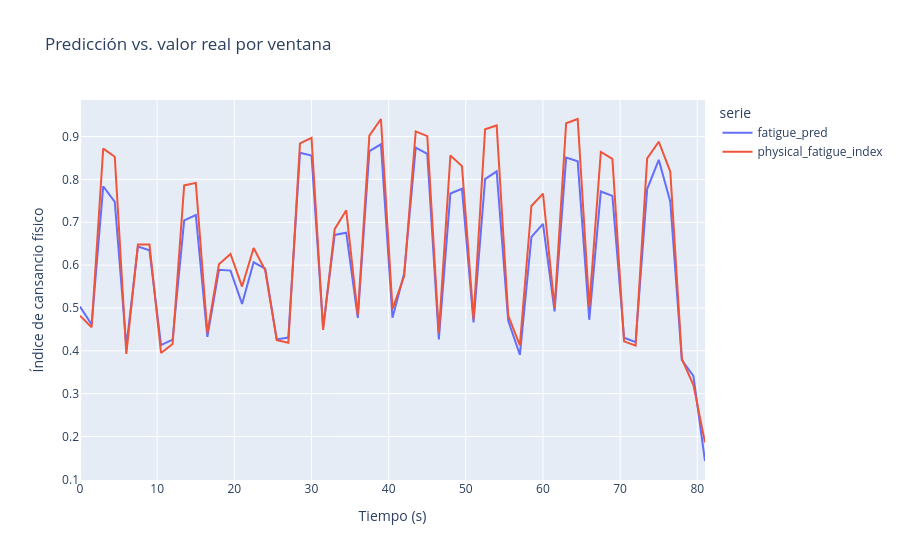

Write notebook code for a chart like this one.
### Markdown cell above
### 4. Visualizaciones

Comparación temporal y análisis de dispersión entre `fatigue_pred` y `physical_fatigue_index`

### Code cell
import plotly.express as px

if "physical_fatigue_index" in pred_df.columns and not pred_df["physical_fatigue_index"].isna().all():
    long_df = pred_df.melt(
        id_vars=["start_s"],
        value_vars=["fatigue_pred", "physical_fatigue_index"],
        var_name="serie",
        value_name="valor",
    )
else:
    long_df = pred_df[["start_s", "fatigue_pred"]].assign(serie="fatigue_pred", valor=pred_df["fatigue_pred"])

fig = px.line(
    long_df,
    x="start_s",
    y="valor",
    color="serie",
    title="Predicción vs. valor real por ventana",
)
fig.update_layout(xaxis_title="Tiempo (s)", yaxis_title="Índice de cansancio físico")
fig.show()

### Figure 1 — Plotly figure (JSON) as saved in the notebook; plotly's stock layout.template omitted (floating-point values rounded to 4 significant figures)
{"data": [{"hovertemplate": "serie=fatigue_pred<br>start_s=%{x}<br>valor=%{y}<extra></extra>", "legendgroup": "fatigue_pred", "line": {"color": "#636efa", "dash": "solid"}, "marker": {"symbol": "circle"}, "mode": "lines", "name": "fatigue_pred", "orientation": "v", "showlegend": true, "type": "scatter", "x": [0.0, 1.509, 3.008, 4.507, 6.006, 7.505, 9.004, 10.5, 12.0, 13.5, 15.01, 16.51, 18.01, 19.51, 21.01, 22.5, 24.0, 25.5, 27.0, 28.51, 30.01, 31.51, 33.01, 34.51, 36.0, 37.5, 39.0, 40.5, 42.01, 43.51, 45.01, 46.51, 48.01, 49.5, 51.0, 52.5, 54.0, 55.5, 57.01, 58.51, 60.01, 61.51, 63.0, 64.5, 66.0, 67.5, 69.0, 70.51, 72.01, 73.51, 75.01, 76.51, 78.0, 79.5, 81.0], "xaxis": "x", "y": [0.5033, 0.4613, 0.7841, 0.7477, 0.4102, 0.6433, 0.6345, 0.4134, 0.4263, 0.7044, 0.717, 0.4327, 0.5893, 0.5872, 0.5095, 0.6065, 0.592, 0.4266, 0.4309, 0.8622, 0.8555, 0.4539, 0.6705, 0.6757, 0.477, 0.8661, 0.882, 0.4774, 0.5804, 0.8744, 0.8599, 0.4267, 0.7673, 0.7783, 0.466, 0.8009, 0.8188, 0.4701, 0.3907, 0.666, 0.6961, 0.492, 0.8508, 0.8422, 0.4724, 0.7719, 0.7617, 0.4304, 0.4203, 0.7776, 0.8459, 0.7478, 0.3783, 0.3412, 0.1429], "yaxis": "y"}, {"hovertemplate": "serie=physical_fatigue_index<br>start_s=%{x}<br>valor=%{y}<extra></extra>", "legendgroup": "physical_fatigue_index", "line": {"color": "#EF553B", "dash": "solid"}, "marker": {"symbol": "circle"}, "mode": "lines", "name": "physical_fatigue_index", "orientation": "v", "showlegend": true, "type": "scatter", "x": [0.0, 1.509, 3.008, 4.507, 6.006, 7.505, 9.004, 10.5, 12.0, 13.5, 15.01, 16.51, 18.01, 19.51, 21.01, 22.5, 24.0, 25.5, 27.0, 28.51, 30.01, 31.51, 33.01, 34.51, 36.0, 37.5, 39.0, 40.5, 42.01, 43.51, 45.01, 46.51, 48.01, 49.5, 51.0, 52.5, 54.0, 55.5, 57.01, 58.51, 60.01, 61.51, 63.0, 64.5, 66.0, 67.5, 69.0, 70.51, 72.01, 73.51, 75.01, 76.51, 78.0, 79.5, 81.0], "xaxis": "x", "y": [0.482, 0.455, 0.872, 0.853, 0.393, 0.648, 0.648, 0.395, 0.416, 0.786, 0.792, 0.442, 0.602, 0.626, 0.55, 0.64, 0.588, 0.425, 0.419, 0.884, 0.897, 0.449, 0.684, 0.728, 0.483, 0.902, 0.941, 0.498, 0.574, 0.912, 0.901, 0.442, 0.856, 0.831, 0.474, 0.917, 0.926, 0.482, 0.413, 0.738, 0.767, 0.501, 0.931, 0.941, 0.502, 0.864, 0.848, 0.422, 0.412, 0.849, 0.888, 0.818, 0.381, 0.32, 0.186], "yaxis": "y"}], "layout": {"legend": {"title": {"text": "serie"}, "tracegroupgap": 0}, "title": {"text": "Predicción vs. valor real por ventana"}, "xaxis": {"anchor": "y", "domain": [0, 1], "title": {"text": "Tiempo (s)"}}, "yaxis": {"anchor": "x", "domain": [0, 1], "title": {"text": "Índice de cansancio físico"}}}}
